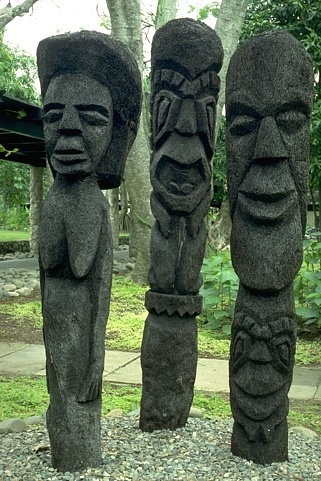
%> input picture assignment2/171860607/EdgeDetection/prob_seg/data/images/101085.jpg, 321 x 481 px
$ octave --eval "result = edgeGradient(imread('../data/images/101085.jpg'));"   (GNU Octave 9; MATLAB toolbox functions it lacks are replaced by stand-ins)
%> lines starting %> are read from the running program, lines starting %| are printed output that depends on the picture
### assignment2/171860607/EdgeDetection/prob_seg/solutions/gradientMagnitude.m
function [mag, theta] = gradientMagnitude(im, sigma)
%> called with sigma = 3
    % This function should take an RGB image as input, smooth the image with Gaussian std=sigma, compute the x and y gradient values of the smoothed image, and output image maps of the gradient magnitude and orientation at each pixel. You can compute the gradient magnitude of an RGB image by taking the L2-norm of the R, G, and B gradients. The orientation can be computed from the channel corresponding to the largest gradient magnitude. The overall gradient magnitude is the L2-norm of the x and y gradients. mag and theta should be the same size as im.
    % Jinbin Bai <jinbin5bai@gmail.com>
    % May 2021
    % improve method in part c
    im=rgb2hsv(im);
%> im: size 481x321x3 double; mean H, S, V 0.33, 0.273, 0.403

    % smooth the image with Gaussian std=sigma
    filteredIm = imgaussfilt(im, sigma);
%> filteredIm: size 481x321x3 double; mean H, S, V 0.33, 0.273, 0.403
    % compute the x and y gradient values of the smoothed image
    [Gx, Gy] = gradient(filteredIm);
%> Gx: size 481x321x3 double; mean H, S, V -2.42e-05, 0.000312, -0.000353
%> Gy: size 481x321x3 double; mean H, S, V -3.88e-05, 0.000106, -0.000233
    % compute overall gradient magnitude which is the L2-norm of the x and y gradients
    mag = sqrt(Gx.^2 + Gy.^2);
%> mag: size 481x321x3 double; mean H, S, V 0.00672, 0.0148, 0.0159
    % compute orientation of gradient
    sintheta = Gx ./ mag;
%> sintheta: size 481x321x3 double; 0.08% of the values are NaN or infinite; the others: min -1, max 1, mean 0.00151
    costheta = Gy ./ mag;
%> costheta: size 481x321x3 double; 0.08% of the values are NaN or infinite; the others: min -1, max 1, mean -0.0146
    thetas = atan(sintheta ./ costheta) + (pi .* sign(sintheta)) .* sign(-costheta);
%> thetas: size 481x321x3 double; 0.08% of the values are NaN or infinite; the others: min -3.14, max 3.14, mean 0.00319
    % compute orientation of gradient with largest magnitude over third dimension
    [Mval, Midx] = max(mag, [], 3);
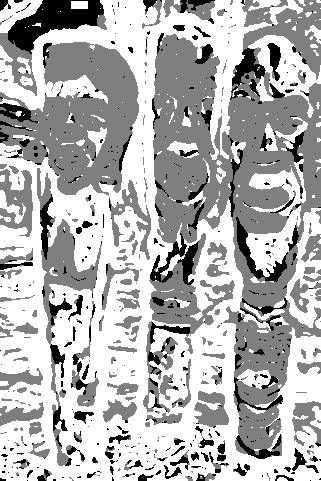
%> Midx: size 481x321 double; min 1, max 3, mean 2.4; drawn with min black and max white
    theta = zeros(size(im, 1), size(im, 2));

    for i = 1:3
        theta = theta + thetas(:, :, i) .* (Midx == i);
    end
%> this loop made 3 passes
%> pass 1, in gradientMagnitude, `theta = theta + thetas(:, :, i) .* (Midx == i);`:
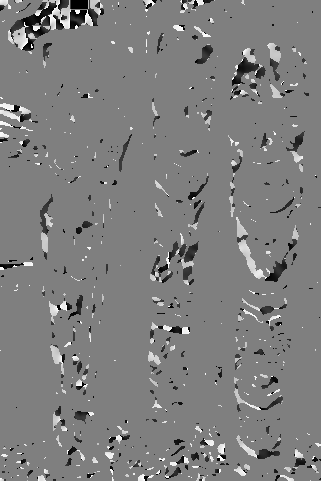
%> theta: size 481x321 double; 0.1% of the values are NaN or infinite; the others: min -3.14, max 3.14, mean -0.0197; drawn with min black, max white, NaN and infinite black
%> pass 3, in gradientMagnitude, `theta = theta + thetas(:, :, i) .* (Midx == i);`:
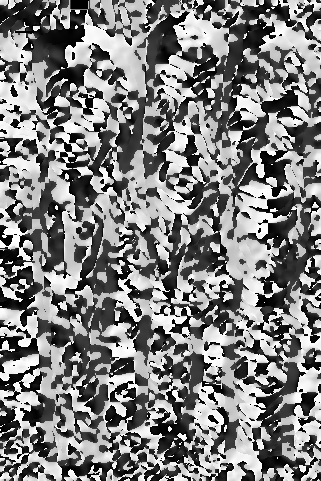
%> theta: size 481x321 double; 0.13% of the values are NaN or infinite; the others: min -3.14, max 3.14, mean 0.0114; drawn with min black, max white, NaN and infinite black

    % compute overall gradient magnitude which is the L2-norm of the R, G, and B gradients
    mag = sqrt(sum(mag.^2, 3));
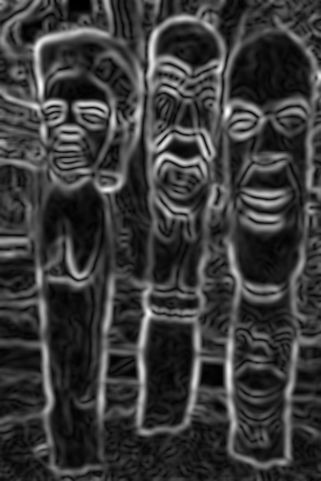
%> mag: size 481x321 double; min 0, max 0.111, mean 0.0255; drawn with min black and max white
end

### assignment2/171860607/EdgeDetection/prob_seg/solutions/edgeGradient.m
function bmap = edgeGradient(im)
    % This function should use gradientMagnitude to compute a soft boundary map and then perform non-maxima suppression. For this assignment, it is acceptable to perform non-maxima suppression by retaining only the magnitudes along the binary edges produce by the Canny edge detector: edge(im,′ canny′). Alternatively, you could use the provided nonmax.m (be careful about the way orientation is defined if you do). You may obtain better results by writing a non-maxima suppression algorithm that uses your own estimates of the magnitude and orientation. If desired, the boundary scores can be rescaled, e.g., by raising to an exponent: mag2 = mag^0.7, which is primarily useful for visualization.
    % Jinbin Bai <jinbin5bai@gmail.com>
    % May 2021

    % use gradientMagnitude to compute a soft boundary map
    [mag, theta] = gradientMagnitude(im, 3);
    % rescale the boundary scores for better visualization
    mag2 = mag.^0.7;
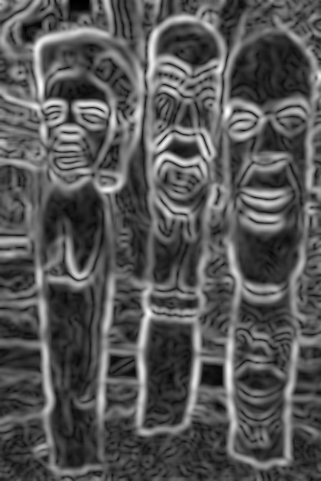
%> mag2: size 481x321 double; min 0, max 0.214, mean 0.0727; drawn with min black and max white

    % two ways to perform suppression
    % canny suppression
    edges = edge(rgb2gray(im), 'canny');
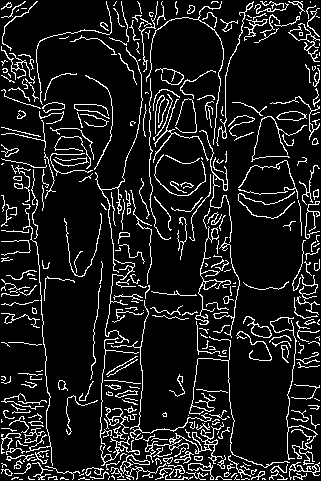
%> edges: size 481x321 logical; 11.4% white in thin lines or dots
    bmap = mag2 .* edges;
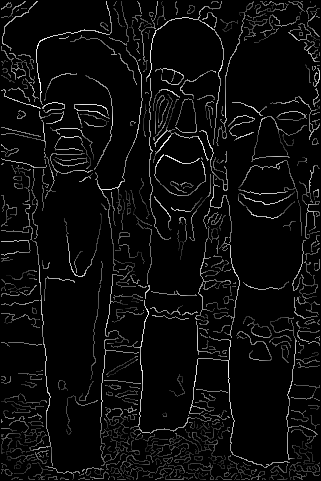
%> bmap: size 481x321 double; min 0, max 0.211, mean 0.0103; drawn with min black and max white
    % non-max suppression
    % bmap = nonmax(mag2, theta);

end

$ run again, on assignment2/171860607/EdgeDetection/prob_seg/data/images/101087.jpg
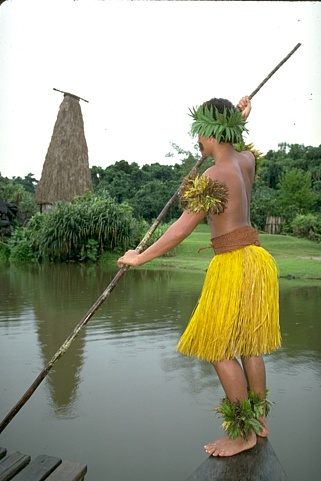
%> input picture assignment2/171860607/EdgeDetection/prob_seg/data/images/101087.jpg, 321 x 481 px
%> im: size 481x321x3 double; mean H, S, V 0.224, 0.239, 0.631
%> filteredIm: size 481x321x3 double; mean H, S, V 0.224, 0.239, 0.631
%> Gx: size 481x321x3 double; mean H, S, V -0.000152, 0.000175, -0.000102
%> Gy: size 481x321x3 double; mean H, S, V 0.000495, 0.000154, -0.000879
%> sintheta: size 481x321x3 double; 14.79% of the values are NaN or infinite; the others: min -1, max 1, mean -0.00272
%> costheta: size 481x321x3 double; 14.79% of the values are NaN or infinite; the others: min -1, max 1, mean -0.0513
%> thetas: size 481x321x3 double; 14.79% of the values are NaN or infinite; the others: min -3.14, max 3.14, mean -0.097
%> in edgeGradient, `edges = edge(rgb2gray(im), 'canny');`:
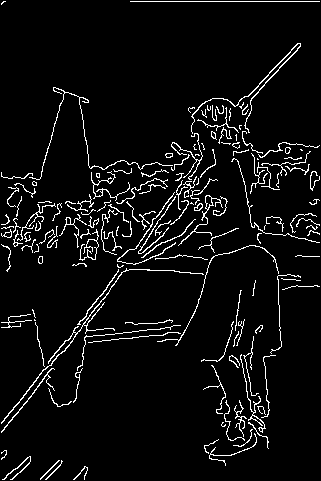
%> edges: size 481x321 logical; 5.5% white in thin lines or dots
%> in edgeGradient, `bmap = mag2 .* edges;`:
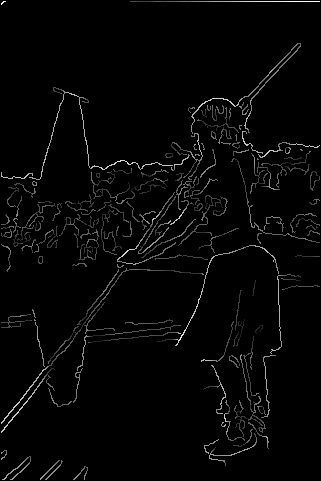
%> bmap: size 481x321 double; min 0, max 0.241, mean 0.00551; drawn with min black and max white

$ run again, on assignment2/171860607/EdgeDetection/prob_seg/data/images/103070.jpg
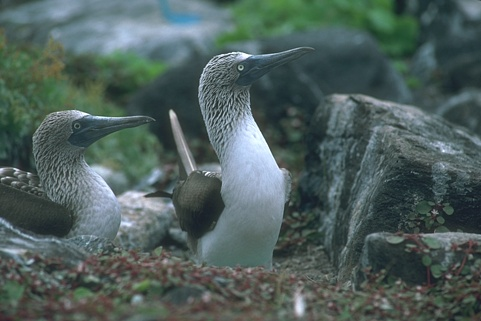
%> input picture assignment2/171860607/EdgeDetection/prob_seg/data/images/103070.jpg, 481 x 321 px
%> im: size 321x481x3 double; mean H, S, V 0.447, 0.226, 0.388
%> filteredIm: size 321x481x3 double; mean H, S, V 0.447, 0.226, 0.388
%> Gx: size 321x481x3 double; mean H, S, V 0.000134, -2.05e-05, -0.000106
%> Gy: size 321x481x3 double; mean H, S, V -0.000563, -0.000572, -0.000373
%> sintheta: size 321x481x3 double; mean H, S, V 0.0373, -0.00684, -0.00511
%> costheta: size 321x481x3 double; mean H, S, V -0.0367, -0.0298, -0.0881
%> thetas: size 321x481x3 double; mean H, S, V -0.0282, 0.0763, 0.0102
%> edges: size 321x481 logical; 10% white in thin lines or dots
%> in edgeGradient, `bmap = mag2 .* edges;`:
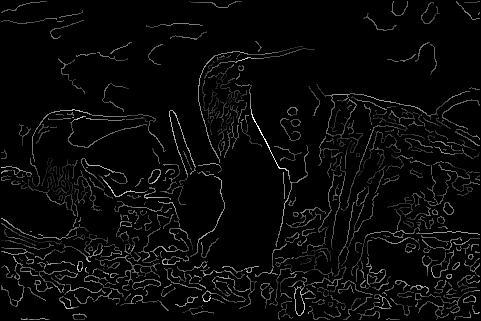
%> bmap: size 321x481 double; min 0, max 0.204, mean 0.00734; drawn with min black and max white
